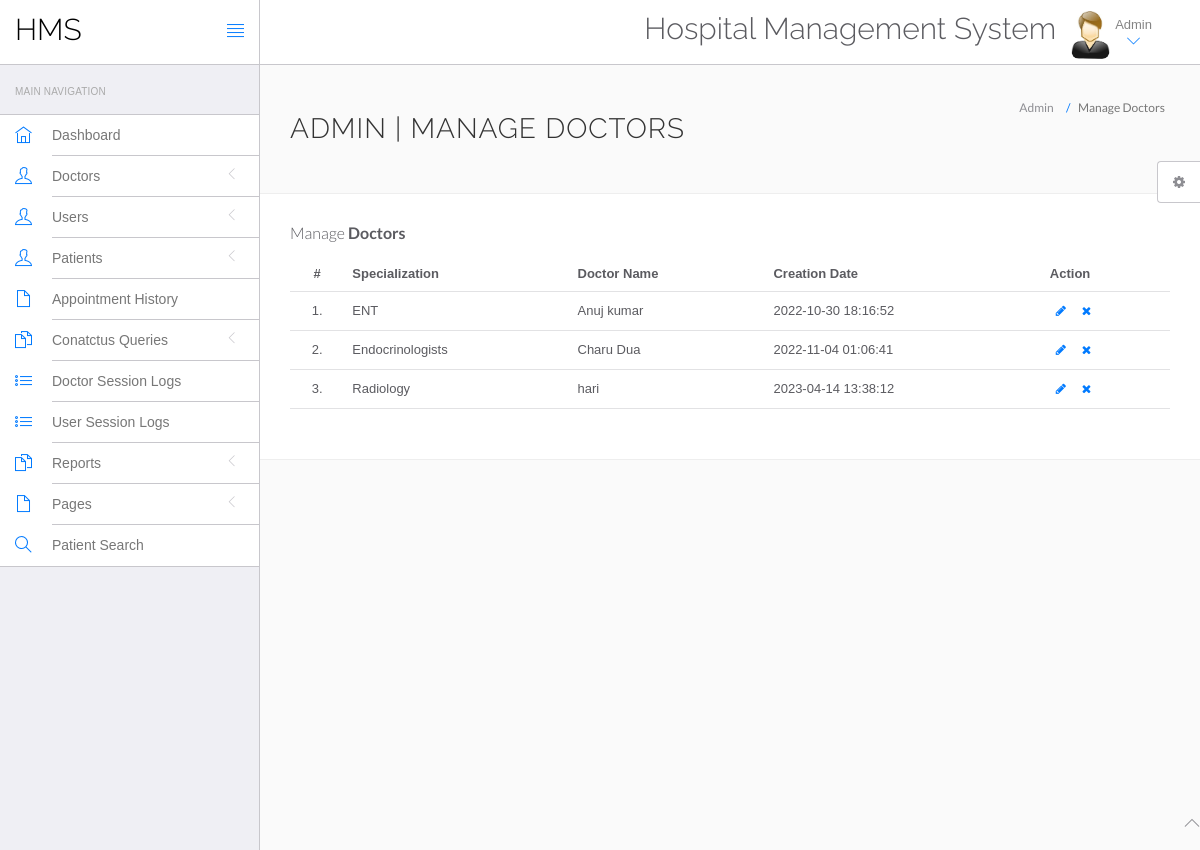
The page /hms/admin/manage-doctors.php (signed in) on the database its author committed.
### tables this page shows
CREATE TABLE `doctors` (
  `id` int(11) NOT NULL,
  `specilization` varchar(255) DEFAULT NULL,
  `doctorName` varchar(255) DEFAULT NULL,
  `address` longtext DEFAULT NULL,
  `docFees` varchar(255) DEFAULT NULL,
  `contactno` bigint(11) DEFAULT NULL,
  `docEmail` varchar(255) DEFAULT NULL,
  `password` varchar(255) DEFAULT NULL,
  `creationDate` timestamp NULL DEFAULT current_timestamp(),
  `updationDate` timestamp NULL DEFAULT NULL ON UPDATE current_timestamp()
);

### hms/admin/manage-doctors.php (the view, shortened to what this page needs)
<?php
include('include/config.php');
if(strlen($_SESSION['id']==0)) {
 header('location:logout.php');
  } else{
?>
<!DOCTYPE html>
<html lang="en">
	<head>
		<link rel="stylesheet" href="vendor/bootstrap/css/bootstrap.min.css">
		<link rel="stylesheet" href="vendor/fontawesome/css/font-awesome.min.css">
		<link rel="stylesheet" href="vendor/themify-icons/themify-icons.min.css">
		<link href="vendor/animate.css/animate.min.css" rel="stylesheet" media="screen">
		<link href="vendor/perfect-scrollbar/perfect-scrollbar.min.css" rel="stylesheet" media="screen">
		<link href="vendor/switchery/switchery.min.css" rel="stylesheet" media="screen">
		<link href="vendor/bootstrap-touchspin/jquery.bootstrap-touchspin.min.css" rel="stylesheet" media="screen">
		<link href="vendor/select2/select2.min.css" rel="stylesheet" media="screen">
		<link href="vendor/bootstrap-datepicker/bootstrap-datepicker3.standalone.min.css" rel="stylesheet" media="screen">
		<link href="vendor/bootstrap-timepicker/bootstrap-timepicker.min.css" rel="stylesheet" media="screen">
		<link rel="stylesheet" href="assets/css/styles.css">
		<link rel="stylesheet" href="assets/css/plugins.css">
		<link rel="stylesheet" href="assets/css/themes/theme-1.css" id="skin_color" />
	</head>
	<body>
		<div id="app">
<?php include('include/sidebar.php');?>
			<div class="app-content">
						<?php include('include/header.php');?>
				<div class="main-content" >
					<div class="wrap-content container" id="container">
						<section id="page-title">
							<div class="row">
								<div class="col-sm-8">
									<h1 class="mainTitle">Admin | Manage Doctors</h1>
																	</div>
								<ol class="breadcrumb">
									<li>
										<span>Admin</span>
									</li>
									<li class="active">
										<span>Manage Doctors</span>
									</li>
								</ol>
							</div>
						</section>
						<div class="container-fluid container-fullw bg-white">
									<div class="row">
								<div class="col-md-12">
									<h5 class="over-title margin-bottom-15">Manage <span class="text-bold">Doctors</span></h5>
									<table class="table table-hover" id="sample-table-1">
										<thead>
											<tr>
												<th class="center">#</th>
												<th>Specialization</th>
												<th class="hidden-xs">Doctor Name</th>
												<th>Creation Date </th>
												<th>Action</th>
											</tr>
										</thead>
										<tbody>
<?php
$sql=mysqli_query($con,"select * from doctors");
$cnt=1;
while($row=mysqli_fetch_array($sql))
{
?>
											<tr>
												<td class="center"><?php echo $cnt;?>.</td>
												<td class="hidden-xs"><?php echo $row['specilization'];?></td>
												<td><?php echo $row['doctorName'];?></td>
												<td><?php echo $row['creationDate'];?>
												</td>
												<td >
												<div class="visible-md visible-lg hidden-sm hidden-xs">
							<a href="edit-doctor.php?id=<?php echo $row['id'];?>" class="btn btn-transparent btn-xs" tooltip-placement="top" tooltip="Edit"><i class="fa fa-pencil"></i></a>
	<a href="manage-doctors.php?id=<?php echo $row['id']?>&del=delete" onClick="return confirm('Are you sure you want to delete?')"class="btn btn-transparent btn-xs tooltips" tooltip-placement="top" tooltip="Remove"><i class="fa fa-times fa fa-white"></i></a>
												</div>
												</td>
											</tr>
											<?php
$cnt=$cnt+1;
											 }?>
										</tbody>
									</table>
								</div>
							</div>
								</div>
							</div>
						</div>
					</div>
				</div>
	<?php include('include/footer.php');?>
	<?php include('include/setting.php');?>
	</body>
</html>
<?php } ?>

### hms/admin/assets/css/themes/theme-1.css (style rules this page uses)
body { background: #FAFAFA; }

### rows shown on the page
doctors: specilization "ENT", doctorName "Anuj kumar", creationDate "2022-10-30 18:16:52"
doctors: specilization "Endocrinologists", doctorName "Charu Dua", creationDate "2022-11-04 01:06:41"
doctors: specilization "Radiology", doctorName "hari", creationDate "2023-04-14 13:38:12"
